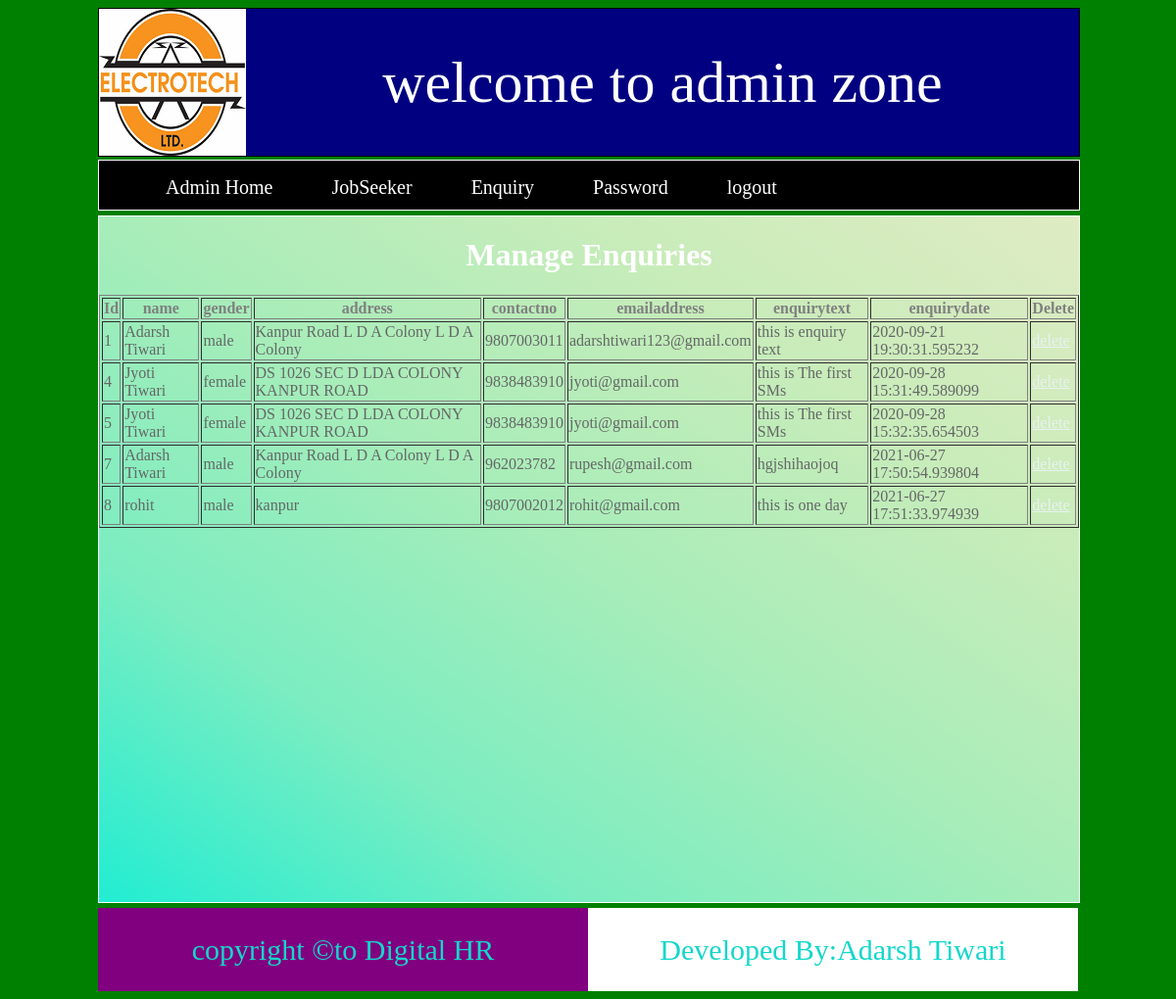
The page /adminzone/enquiries (signed in) on the database its author committed.
### genzone/models.py (models this page shows)
class Enquiry(models.Model):
    name=models.CharField(max_length=50)
    gender=models.CharField(max_length=6)
    address=models.TextField()
    contactno=models.CharField(max_length=15)
    emailaddress=models.EmailField()
    enquirytext=models.TextField()
    enquirydate=models.CharField(max_length=30)

### adminzone/views.py (the view)
def enquiries(request):
    try:
        if request.session['adminid'] is not None:
            enq=Enquiry.objects.all()
            return render(request,"enquiries.html",{'enq':enq})
    except KeyError:
        return  render(request,"enquiries.html")

### adminzone/templates/enquiries.html (shortened to what this page needs)
{% extends 'adminparent.html' %}
{% block main %}
<h1 style="text-align:center;color:white;">
   Manage Enquiries
</h1>
<table style="width:100%;margin:0px auto;" border="1">
    <tr>
        <th style="color:grey">Id</th>
        <th style="color:grey">name</th>
        <th style="color:grey">gender</th>
        <th style="color:grey">address</th>
        <th style="color:grey">contactno</th>
        <th style="color:grey">emailaddress</th>
        <th style="color:grey">enquirytext</th>
        <th style="color:grey">enquirydate</th>
        <th style="color:grey">Delete</th>
    </tr>
    {% for e in enq %}
 <tr>
     <td style="color:#646766">{{e.id}}</td>
     <td style="color:#646766">{{e.name}}</td>
     <td style="color:#646766">{{e.gender}}</td>
     <td style="color:#646766">{{e.address}}</td>
     <td style="color:#646766">{{e.contactno}}</td>
     <td style="color:#646766">{{e.emailaddress}}</td>
     <td style="color:#646766">{{e.enquirytext}}</td>
     <td style="color:#646766">{{e.enquirydate}}</td>
     <td><a href="{% url 'adminzone:deleteenquiries' id=e.id  %}" style="color:#E8F2F1">delete</a></td>
 </tr>
     {% endfor %}
</table>
{% endblock main %}

### adminzone/templates/adminparent.html (shortened to what this page needs)
<!DOCTYPE html>
<html lang="en">
<head>
    {% load static %}
</head>
<body bgcolor="green">
<div class="outer">
<div class="header">
    <div class="logo">
        <img src="{% static 'images/logo.png'%}" height="150px" width="150px;"/>
    </div>
    <div class="title">welcome to admin zone</div>
</div>
    <div class="menu">
        <ul>
            <li><a href="{% url 'adminzone:adminhome' %}">Admin Home</a></li>
            <li><a href="{% url 'adminzone:jobseeker' %}">JobSeeker</a></li>
            <li><a href="{% url 'adminzone:enquiries' %}">Enquiry</a></li>
            <li><a href="{% url 'adminzone:changepassword' %}">Password</a></li>
            <li><a href="{% url 'adminzone:logout' %}">logout</a></li>
        </ul>
    </div>
    <div class="main">
    {% block main %}
    {% endblock main %}
    </div>
    <div class="footer">
        <div class="lfooter">copyright &copy;to Digital HR</div>
        <div class="rfooter">Developed By:Adarsh Tiwari</div>
    </div>
</div>
</body>
</html>

### adminzone/templates/adminparent.html (style rules this page uses)
.outer { height:auto; width:1000px; //border:1px solid white; min-height:1000px; margin:0px auto; }
.header { height:150px; width:1000px; border:1px solid; }
.logo { width:150px; height:150px; background-color:grey; float:left; }
.title { color:white; height:150px; width:850px; line-height:150px; background-color:navy; float:left; font-size:60px; text-align:center; }
.menu { height:50px; width:1000px; background:black; border:1px solid white; margin-top:3px ; }
.menu ul { list-style-type:none; }
.menu ul li { display:inline; }
.menu ul li a { font-size:20px; text-decoration:none; padding:28px; color:white; }
.main { height:auto; margin-top:5px; width:1000px; min-height:700px; background-color:white; border:1px solid white; //background-image:url("static/images/hrms.jpg"); }
.footer { height:85px; width:1000px; background:blue; margin-top:5px; }
.lfooter { height:85px; width:500px; background-color:purple; float:left; color:#14D7CA; text-align:center; font-size:30px; line-height:85px; }
.rfooter { height:85px; width:500px; background-color:white; float:right; color:#14D7CA; text-align:center; font-size:30px; line-height:85px; }

### adminzone/templates/enquiries.html (style rules this page uses)
.main { background-image: linear-gradient(to right top, #21edd2, #7bedc1, #a7edb9, #c8ecba, #dfebc3); }

### rows shown on the page
Enquiry: id "1", name "Adarsh Tiwari", gender "male", address "Kanpur Road L D A Colony L D A Colony", contactno "9807003011", emailaddress "adarshtiwari123@gmail.com", enquirytext "this is enquiry text", enquirydate "2020-09-21 19:30:31.595232"
Enquiry: id "4", name "Jyoti Tiwari", gender "female", address "DS 1026 SEC D LDA COLONY KANPUR ROAD", contactno "9838483910", emailaddress "jyoti@gmail.com", enquirytext "this is The first SMs", enquirydate "2020-09-28 15:31:49.589099"
Enquiry: id "5", name "Jyoti Tiwari", gender "female", address "DS 1026 SEC D LDA COLONY KANPUR ROAD", contactno "9838483910", emailaddress "jyoti@gmail.com", enquirytext "this is The first SMs", enquirydate "2020-09-28 15:32:35.654503"
Enquiry: id "7", name "Adarsh Tiwari", gender "male", address "Kanpur Road L D A Colony L D A Colony", contactno "962023782", emailaddress "rupesh@gmail.com", enquirytext "hgjshihaojoq", enquirydate "2021-06-27 17:50:54.939804"
Enquiry: id "8", name "rohit", gender "male", address "kanpur", contactno "9807002012", emailaddress "rohit@gmail.com", enquirytext "this is one day", enquirydate "2021-06-27 17:51:33.974939"
